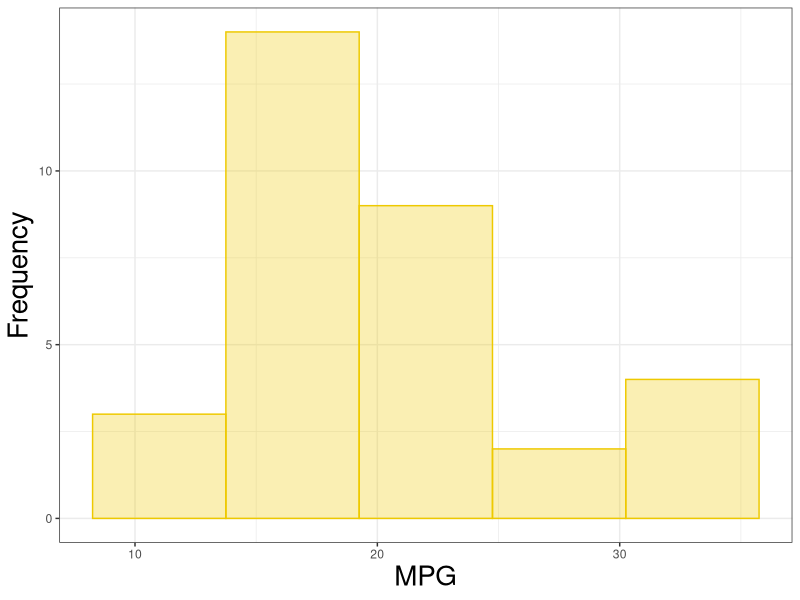

R code for this plot:
## ---- chunk 1
library(datasets)
head(mtcars)
## ---- chunk 2
summary(mtcars$mpg)
## ---- chunk 3
library(ggplot2)
g<-ggplot(mtcars, aes(x=mpg))+
    theme_bw()+ 
    geom_histogram(alpha=0.3,
                   binwidth=5.5,
                   colour="gold2", 
                   fill="gold2")+
    theme(axis.title.x=element_text(size=20),
          axis.title.y=element_text(size=20))+
    xlab("MPG")+
    ylab("Frequency")
g
